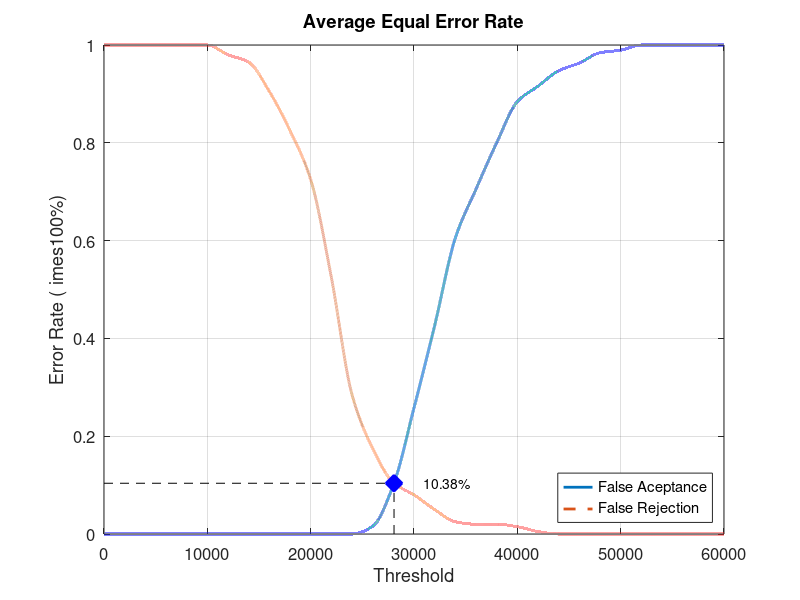
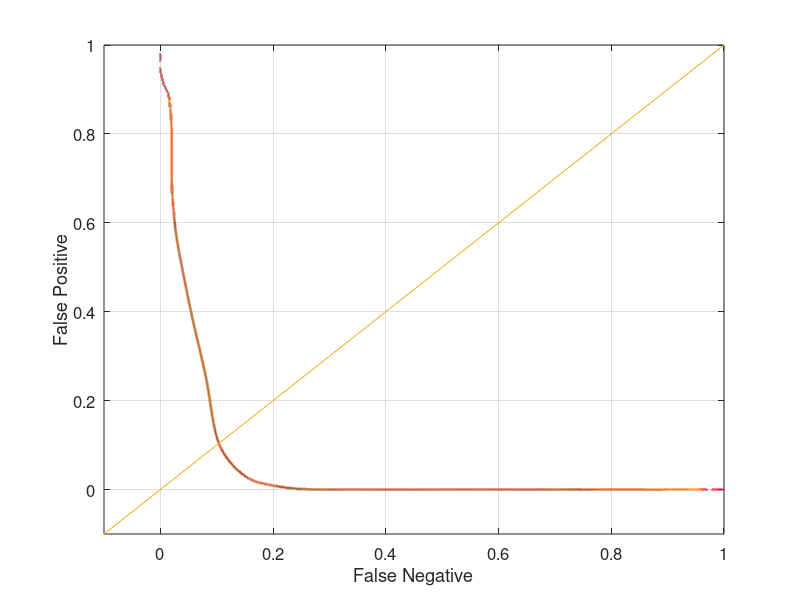

These figures' MATLAB source, in order:
close all;
clear;
clc;
x = 0:2000:60000;
xq = 0:0.5:60000;

y0 = [0 0 0 0 0 0 0 0 0 0 0 0 0 0.0157895 0.1 0.257895 0.426316 0.605263 0.705263 0.8 0.884211 0.915789 0.947368 0.963158 0.984211 0.989474 1 1 1 1 1]
yy0 = interp1(x, y0, xq, 'pchip');
y1 = [1 1 1 1 1 1 0.98 0.965 0.905 0.825 0.725 0.525 0.285 0.175 0.105 0.08 0.05 0.025 0.02 0.02 0.015 0.005 0 0 0 0 0 0 0 0 0]
yy1 = interp1(x, y1, xq, 'pchip');

% Calculating EER: 
y2 = abs(y0 - y1);
find(y2 == min(y2))
yy2 = abs(yy0 - yy1);
xEER = find(yy2 == min(yy2));
xEERIndex = xq(xEER) % X-axis EER
yEER = yy0(xEER) % Y-axis EER

main = figure
plot(xq, yy0,'-','LineWidth', 2);	hold on
plot(xq, yy1,'--','LineWidth', 2);	hold on
plot([xEERIndex xEERIndex], [0 yEER], 'k--');	hold on
plot([0 xEERIndex], [yEER yEER], 'k--');	hold on
plot(xEERIndex, yEER, 'bx', 'LineWidth', 10);	hold on
text(xEERIndex + 10 * xEERIndex / 100, yEER, [num2str(round((10000 * yEER)) / 100) '%'])
legend('False Aceptance', 'False Rejection', 'Location', 'SouthEast')
xlabel('Threshold')
ylabel('Error Rate (	imes100%)')
title('Average Equal Error Rate')
set(gca, 'FontSize', 12)
axis([0 60000 0 1])
grid on

print(main, 'Database5_4Main', '-dpng');
FNRxFPR = figure('Color', [1 1 1]);
plot(yy1, yy0, '-', yy1, yy0, 'LineWidth', 2);
hold on
y = -0.1:0.1:1
plot(y, y); 
set(gca, 'FontSize', 12)
xlabel('False Negative')
ylabel('False Positive')
axis([-0.1 1 -0.1 1])
set(gca, 'FontSize', 12)
grid on

print(FNRxFPR, 'Database5_4FNRxFPR','-dpng');
